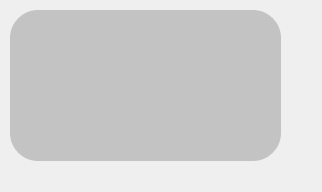
<?xml version="1.0" encoding="UTF-8"?>
<ui version="4.0">
 <class>smallwindow</class>
 <widget class="QWidget" name="smallwindow">
  <property name="geometry">
   <rect>
    <x>0</x>
    <y>0</y>
    <width>322</width>
    <height>192</height>
   </rect>
  </property>
  <property name="windowTitle">
   <string>Form</string>
  </property>
  <widget class="QLabel" name="label">
   <property name="geometry">
    <rect>
     <x>10</x>
     <y>10</y>
     <width>271</width>
     <height>151</height>
    </rect>
   </property>
   <property name="styleSheet">
    <string notr="true">background-color: rgba(194, 194, 194, 0.97);
border-top-left-radius :28px;
border-bottom-left-radius :28px;
border-top-right-radius :28px;
border-bottom-right-radius :28px;</string>
   </property>
   <property name="text">
    <string/>
   </property>
  </widget>
  <widget class="QLabel" name="label_2">
   <property name="geometry">
    <rect>
     <x>27</x>
     <y>27</y>
     <width>231</width>
     <height>113</height>
    </rect>
   </property>
   <property name="styleSheet">
    <string notr="true">* {
    color: rgb(98, 105, 112);
    font-family: 'Microsoft YaHei';
}
</string>
   </property>
   <property name="text">
    <string/>
   </property>
   <property name="alignment">
    <set>Qt::AlignCenter</set>
   </property>
   <property name="wordWrap">
    <bool>true</bool>
   </property>
  </widget>
  <widget class="QPushButton" name="pushButton">
   <property name="geometry">
    <rect>
     <x>247</x>
     <y>22</y>
     <width>21</width>
     <height>23</height>
    </rect>
   </property>
   <property name="styleSheet">
    <string notr="true">
QPushButton{
	border:none;
}
QPushButton:hover{
	padding-bottom:4px;
}</string>
   </property>
   <property name="text">
    <string/>
   </property>
   <property name="icon">
    <iconset resource="res/ui1.qrc">
     <normaloff>:/icons/exit.png</normaloff>:/icons/exit.png</iconset>
   </property>
   <property name="iconSize">
    <size>
     <width>20</width>
     <height>20</height>
    </size>
   </property>
  </widget>
 </widget>
 <resources>
  <include location="res/ui1.qrc"/>
 </resources>
 <connections>
  <connection>
   <sender>pushButton</sender>
   <signal>clicked()</signal>
   <receiver>smallwindow</receiver>
   <slot>close()</slot>
   <hints>
    <hint type="sourcelabel">
     <x>283</x>
     <y>39</y>
    </hint>
    <hint type="destinationlabel">
     <x>318</x>
     <y>39</y>
    </hint>
   </hints>
  </connection>
 </connections>
</ui>
